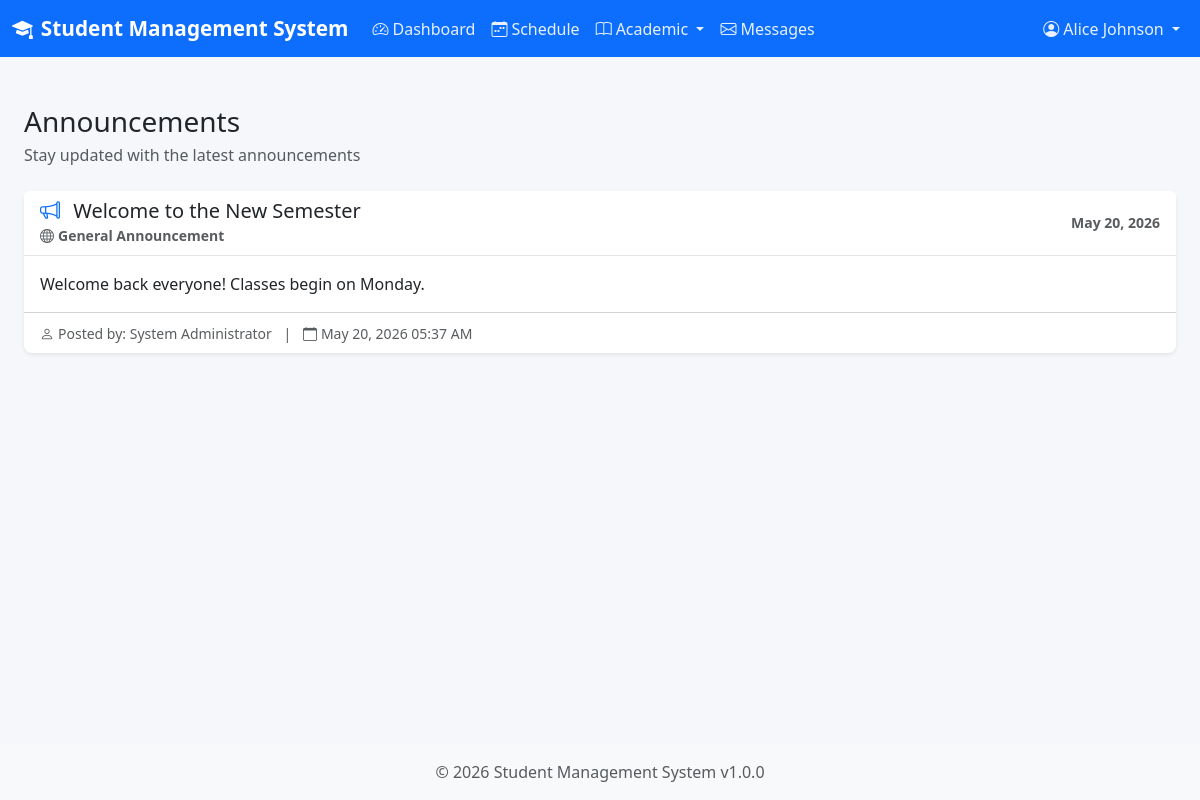
Page /modules/student/announcements.php (signed in) on the committed database.
### tables this page shows
CREATE TABLE IF NOT EXISTS announcements (
    id INT AUTO_INCREMENT PRIMARY KEY,
    title VARCHAR(200) NOT NULL,
    content TEXT NOT NULL,
    target_role ENUM('all', 'admin', 'teacher', 'student') DEFAULT 'all',
    section_id INT,
    created_by INT,
    is_active TINYINT(1) DEFAULT 1,
    created_at TIMESTAMP DEFAULT CURRENT_TIMESTAMP,
    updated_at TIMESTAMP DEFAULT CURRENT_TIMESTAMP ON UPDATE CURRENT_TIMESTAMP,
    FOREIGN KEY (section_id) REFERENCES sections(id) ON DELETE CASCADE,
    FOREIGN KEY (created_by) REFERENCES users(id) ON DELETE SET NULL
);

CREATE TABLE IF NOT EXISTS users (
    id INT AUTO_INCREMENT PRIMARY KEY,
    username VARCHAR(50) NOT NULL UNIQUE,
    password VARCHAR(255) NOT NULL,
    role ENUM('admin', 'teacher', 'student') NOT NULL,
    full_name VARCHAR(100) NOT NULL,
    created_at TIMESTAMP DEFAULT CURRENT_TIMESTAMP,
    updated_at TIMESTAMP DEFAULT CURRENT_TIMESTAMP ON UPDATE CURRENT_TIMESTAMP
);

### includes/db_operations.php (called while the page is built, shortened)
<?php
function getAnnouncements($role = 'all', $sectionId = null, $limit = 10) {
    $db = getDB();
    $sql = "SELECT a.*, u.full_name as author_name, s.section_name, c.course_code
            FROM announcements a
            LEFT JOIN users u ON a.created_by = u.id
            LEFT JOIN sections s ON a.section_id = s.id
            LEFT JOIN courses c ON s.course_id = c.id
            WHERE a.is_active = 1 AND (a.target_role = 'all' OR a.target_role = ?)";
    $sql .= " ORDER BY a.created_at DESC LIMIT ?";
    $stmt = $db->prepare($sql);
    if ($sectionId) {
        $stmt->execute([$role, $sectionId, $limit]);
    } else {
        $stmt->execute([$role, $limit]);
    }
    return $stmt->fetchAll();
}

### includes/helpers.php (called while the page is built, shortened)
<?php
function sanitize($input) {
    return htmlspecialchars(trim($input), ENT_QUOTES, 'UTF-8');
}
function formatDate($date) {
    return date(DISPLAY_DATE_FORMAT, strtotime($date));
}
function formatDateTime($datetime) {
    return date(DISPLAY_DATETIME_FORMAT, strtotime($datetime));
}
function timeAgo($datetime) {
    $time = strtotime($datetime);
    $diff = time() - $time;
    if ($diff < 60) {
        return 'Just now';
    } elseif ($diff < 3600) {
        $mins = round($diff / 60);
        return $mins . ' minute' . ($mins > 1 ? 's' : '') . ' ago';
    } elseif ($diff < 86400) {
        $hours = round($diff / 3600);
        return $hours . ' hour' . ($hours > 1 ? 's' : '') . ' ago';
    } elseif ($diff < 604800) {
        $days = round($diff / 86400);
        return $days . ' day' . ($days > 1 ? 's' : '') . ' ago';
    } else {
        return formatDate($datetime);
    }
}

### modules/student/announcements.php (the view, shortened to what this page needs)
<?php
require_once __DIR__ . '/../../includes/db_operations.php';
require_once __DIR__ . '/../../includes/helpers.php';
$studentId = getCurrentUserId();
$sections = getStudentSections($studentId);
$sectionIds = array_column($sections, 'section_id');
$announcements = getAnnouncements('student', null, 50);
$filteredAnnouncements = [];
foreach ($announcements as $ann) {
    if ($ann['section_id'] === null || in_array($ann['section_id'], $sectionIds)) {
        $filteredAnnouncements[] = $ann;
    }
}
include __DIR__ . '/../../includes/header.php';
?>
<div class="container-fluid py-4">
    <div class="d-flex justify-content-between align-items-center mb-4">
        <div>
            <h1 class="h3 mb-1">Announcements</h1>
            <p class="text-muted mb-0">Stay updated with the latest announcements</p>
        </div>
    </div>
    <?php if (empty($filteredAnnouncements)): ?>
        <div class="alert alert-info">
            <i class="bi bi-info-circle me-2"></i>No announcements at this time.
        </div>
    <?php else: ?>
        <div class="row">
            <?php foreach ($filteredAnnouncements as $announcement): ?>
                <div class="col-12 mb-4">
                    <div class="card shadow-sm">
                        <div class="card-header d-flex justify-content-between align-items-center">
                            <div>
                                <h5 class="mb-0">
                                    <i class="bi bi-megaphone me-2 text-primary"></i>
                                    <?php echo sanitize($announcement['title']); ?>
                                </h5>
                                <?php if ($announcement['section_id']): ?>
                                    <small class="text-muted">
                                        <i class="bi bi-book me-1"></i>
                                        <?php echo sanitize($announcement['course_code'] . ' - ' . $announcement['section_name']); ?>
                                    </small>
                                <?php else: ?>
                                    <small class="text-muted">
                                        <i class="bi bi-globe me-1"></i>General Announcement
                                    </small>
                                <?php endif; ?>
                            </div>
                            <small class="text-muted"><?php echo timeAgo($announcement['created_at']); ?></small>
                        </div>
                        <div class="card-body">
                            <p class="card-text"><?php echo nl2br(sanitize($announcement['content'])); ?></p>
                        </div>
                        <div class="card-footer bg-transparent text-muted">
                            <small>
                                <i class="bi bi-person me-1"></i>Posted by: <?php echo sanitize($announcement['author_name'] ?? 'Admin'); ?>
                                <span class="mx-2">|</span>
                                <i class="bi bi-calendar me-1"></i><?php echo formatDateTime($announcement['created_at']); ?>
                            </small>
                        </div>
                    </div>
                </div>
            <?php endforeach; ?>
        </div>
    <?php endif; ?>
</div>
<?php include __DIR__ . '/../../includes/footer.php'; ?>

### assets/css/style.css (style rules this page uses)
:root { --primary-color: #0d6efd; --secondary-color: #6c757d; --success-color: #198754; --danger-color: #dc3545; --warning-color: #ffc107; --info-color: #0dcaf0; --light-color: #f8f9fa; --dark-color: #212529; }
body { background-color: #f5f7fa; min-height: 100vh; display: flex; flex-direction: column; }
.card { border: none; border-radius: 0.5rem; box-shadow: 0 0.125rem 0.25rem rgba(0, 0, 0, 0.075); transition: box-shadow 0.15s ease-in-out; }
.card-header { background-color: #fff; border-bottom: 1px solid rgba(0, 0, 0, 0.1); font-weight: 600; }

### rows in the picture
announcements: title "Welcome to the New Semester", shows "General Announcement", created_at "May 20, 2026", content "Welcome back everyone! Classes begin on Monday.", created_by.full_name "System Administrator", created_at "May 20, 2026 05:37 AM"

### other values in the picture
APP_NAME "Student Management System"
getCurrentUserName() "Alice Johnson"
APP_VERSION "1.0.0"
